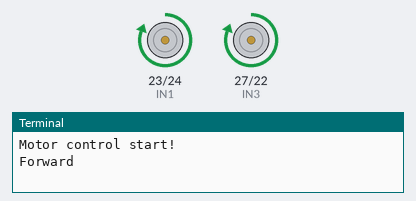
Recording of a program running on a simulated Raspberry Pi (BCM pin numbers). Shown: motor-driver pin pairs drawn as motors (green arrow = first pin HIGH = forward, orange = second pin HIGH = backward, longer = more drive), the last lines printed to the terminal. At 9.0 s the program stops and its outputs stay as they are.

Above: at 0.1 s.
At 3.1 s:
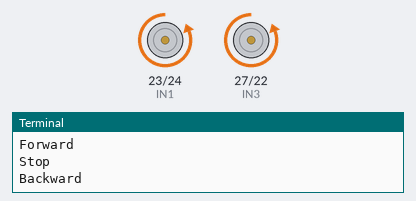
At 6.1 s:
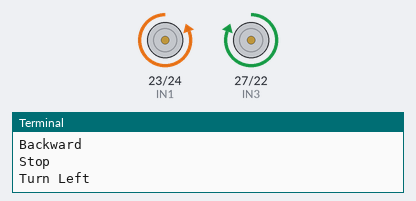
At 9.1 s:
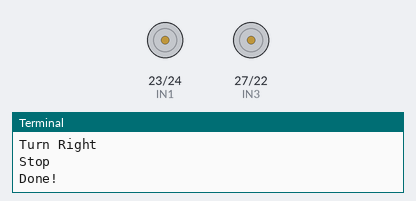
Timing chart, 0 to 10.5 s (numbered marks = the images above):
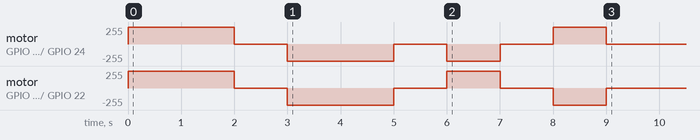

Measured:
- by itself, motor on GPIO 23 (IN1) / GPIO 24 (IN2): stopped → forward 255/255 at 0.00 s, → stopped 2.0 s later, → backward 255/255 1.0 s later, → stopped 2.0 s later, … (8 changes in this stretch)
- by itself, motor on GPIO 27 (IN3) / GPIO 22 (IN4): stopped → forward 255/255 at 0.00 s, → stopped 2.0 s later, → backward 255/255 1.0 s later, → stopped 2.0 s later, … (8 changes in this stretch)

The program:

motor_control.py
```python
import RPi.GPIO as GPIO
from time import sleep

# ピン番号の設定（BCMモード）
IN1 = 23
IN2 = 24
IN3 = 27
IN4 = 22

# 初期化
GPIO.setmode(GPIO.BCM)
GPIO.setup(IN1, GPIO.OUT)
GPIO.setup(IN2, GPIO.OUT)
GPIO.setup(IN3, GPIO.OUT)
GPIO.setup(IN4, GPIO.OUT)

def forward():
    """前進"""
    print("Forward")
    GPIO.output(IN1, GPIO.HIGH)
    GPIO.output(IN2, GPIO.LOW)
    GPIO.output(IN3, GPIO.HIGH)
    GPIO.output(IN4, GPIO.LOW)

def backward():
    """後退"""
    print("Backward")
    GPIO.output(IN1, GPIO.LOW)
    GPIO.output(IN2, GPIO.HIGH)
    GPIO.output(IN3, GPIO.LOW)
    GPIO.output(IN4, GPIO.HIGH)

def stop():
    """停止"""
    print("Stop")
    GPIO.output(IN1, GPIO.LOW)
    GPIO.output(IN2, GPIO.LOW)
    GPIO.output(IN3, GPIO.LOW)
    GPIO.output(IN4, GPIO.LOW)

def turn_left():
    """左旋回"""
    print("Turn Left")
    GPIO.output(IN1, GPIO.LOW)
    GPIO.output(IN2, GPIO.HIGH)
    GPIO.output(IN3, GPIO.HIGH)
    GPIO.output(IN4, GPIO.LOW)

def turn_right():
    """右旋回"""
    print("Turn Right")
    GPIO.output(IN1, GPIO.HIGH)
    GPIO.output(IN2, GPIO.LOW)
    GPIO.output(IN3, GPIO.LOW)
    GPIO.output(IN4, GPIO.HIGH)

try:
    print("Motor control start!")

    # テスト走行
    forward()
    sleep(2)

    stop()
    sleep(1)

    backward()
    sleep(2)

    stop()
    sleep(1)

    turn_left()
    sleep(1)

    stop()
    sleep(1)

    turn_right()
    sleep(1)

    stop()
    print("Done!")

finally:
    GPIO.cleanup()
```
